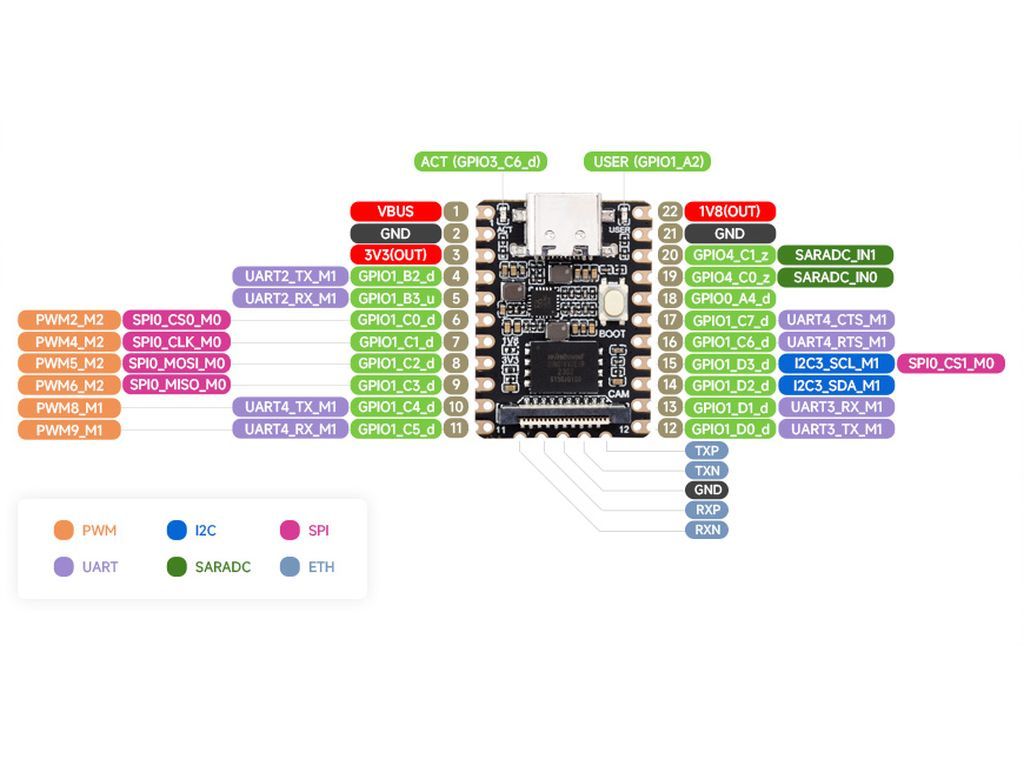
//> input picture Luckfox/CTRL-LUCKFOX-PICO-MINI-B-RV1103_2.jpg, 1024 x 768 px
$ ./1 ../Luckfox/CTRL-LUCKFOX-PICO-MINI-B-RV1103_2.jpg   (built with g++ and OpenCV 4)
//> lines starting //> are read from the running program, lines starting //| are printed output that depends on the picture
#include <iostream>
#include "opencv2/imgproc.hpp"
#include "opencv2/ximgproc.hpp"
#include "opencv2/imgcodecs.hpp"
#include "opencv2/highgui.hpp"
using namespace std;
using namespace cv;
using namespace cv::ximgproc;
int main(int argc, char** argv)
{
    string in;
    CommandLineParser parser(argc, argv, "{@input|corridor.jpg|input image}{help h||show help message}");
    if (parser.has("help"))
    {
        parser.printMessage();
        return 0;
    }
    in = samples::findFile(parser.get<string>("@input"));
    Mat image = imread(in, IMREAD_GRAYSCALE);
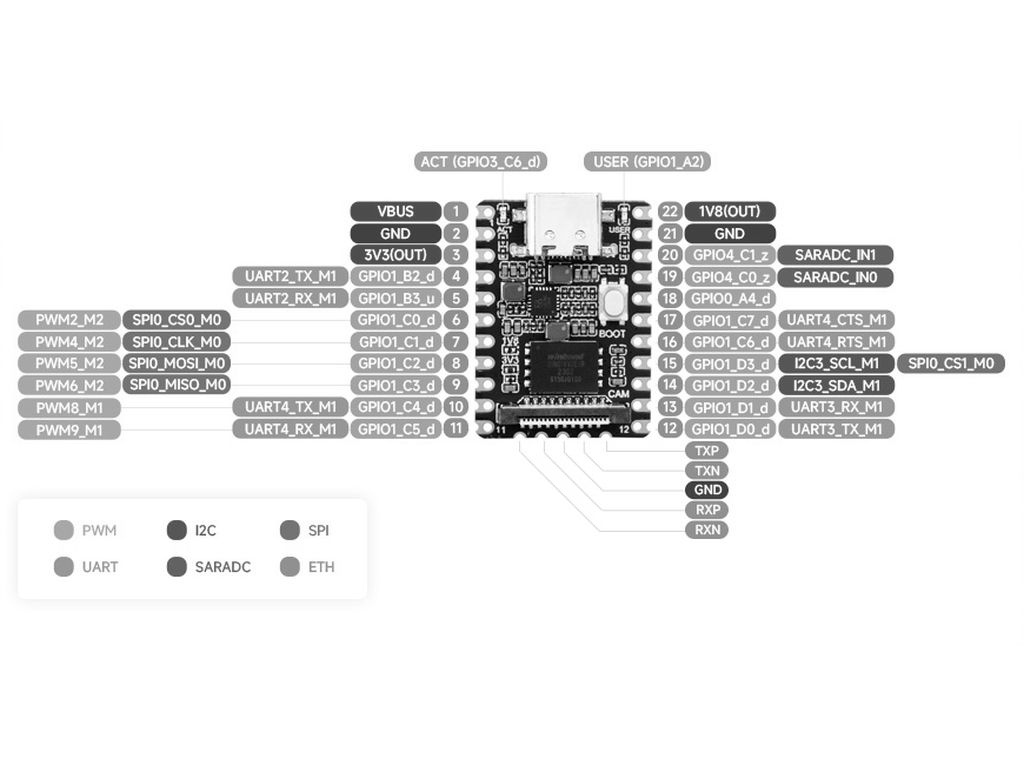
//> image: 768 rows x 1024 cols, CV_8UC1; min 0, max 255, mean 233.8
    if( image.empty() )
    {
        return -1;
    }
    // Create FLD detector
    // Param               Default value   Description
    // length_threshold    10            - Segments shorter than this will be discarded
    // distance_threshold  1.41421356    - A point placed from a hypothesis line
    //                                     segment farther than this will be
    //                                     regarded as an outlier
    // canny_th1           50            - First threshold for
    //                                     hysteresis procedure in Canny()
    // canny_th2           50            - Second threshold for
    //                                     hysteresis procedure in Canny()
    // canny_aperture_size 3            - Aperturesize for the sobel operator in Canny().
    //                                     If zero, Canny() is not applied and the input
    //                                     image is taken as an edge image.
    // do_merge            false         - If true, incremental merging of segments
    //                                     will be performed
    int length_threshold = 10;
    float distance_threshold = 1.41421356f;
    double canny_th1 = 50.0;
    double canny_th2 = 50.0;
    int canny_aperture_size = 3;
    bool do_merge = false;
    Ptr<FastLineDetector> fld = createFastLineDetector(length_threshold,
        distance_threshold, canny_th1, canny_th2, canny_aperture_size,
        do_merge);
    vector<Vec4f> lines;
    // Because of some CPU's power strategy, it seems that the first running of
    // an algorithm takes much longer. So here we run the algorithm 10 times
    // to see the algorithm's processing time with sufficiently warmed-up
    // CPU performance.
    for (int run_count = 0; run_count < 5; run_count++) {
        double freq = getTickFrequency();
        lines.clear();
        int64 start = getTickCount();
        // Detect the lines with FLD
        fld->detect(image, lines);
        double duration_ms = double(getTickCount() - start) * 1000 / freq;
        cout << "Elapsed time for FLD " << duration_ms << " ms." << endl;
    }
    // Show found lines with FLD
    Mat line_image_fld(image);
    fld->drawSegments(line_image_fld, lines);
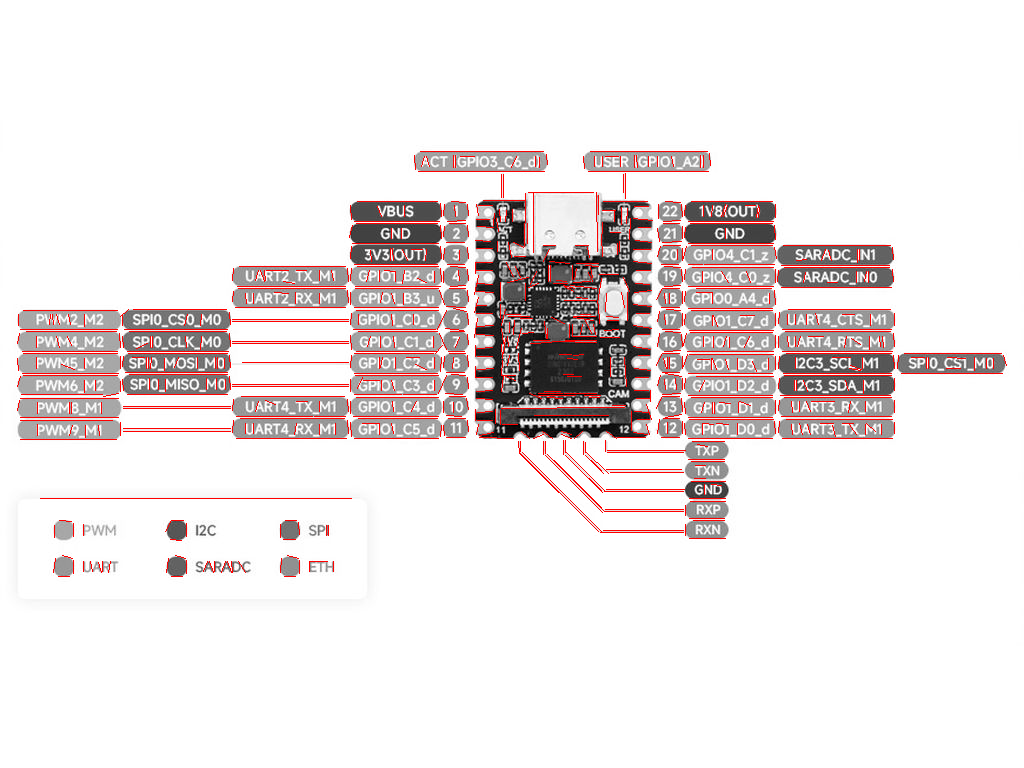
//> line_image_fld: 768 rows x 1024 cols, CV_8UC3; mean B, G, R 228.7, 228.7, 235.7
    imshow("FLD result", line_image_fld);
    waitKey(1);
    Ptr<EdgeDrawing> ed = createEdgeDrawing();
    ed->params.EdgeDetectionOperator = EdgeDrawing::SOBEL;
    ed->params.GradientThresholdValue = 38;
    ed->params.AnchorThresholdValue = 8;
    vector<Vec6d> ellipses;
    for (int run_count = 0; run_count < 5; run_count++) {
        double freq = getTickFrequency();
        lines.clear();
        int64 start = getTickCount();
        // Detect edges
        //you should call this before detectLines() and detectEllipses()
        ed->detectEdges(image);
        // Detect lines
        ed->detectLines(lines);
        double duration_ms = double(getTickCount() - start) * 1000 / freq;
        cout << "Elapsed time for EdgeDrawing detectLines " << duration_ms << " ms." << endl;
        start = getTickCount();
        // Detect circles and ellipses
        ed->detectEllipses(ellipses);
        duration_ms = double(getTickCount() - start) * 1000 / freq;
        cout << "Elapsed time for EdgeDrawing detectEllipses " << duration_ms << " ms." << endl;
    }
    Mat edge_image_ed = Mat::zeros(image.size(), CV_8UC3);
    vector<vector<Point> > segments = ed->getSegments();
    for (size_t i = 0; i < segments.size(); i++)
    {
        const Point* pts = &segments[i][0];
        int n = (int)segments[i].size();
        polylines(edge_image_ed, &pts, &n, 1, false, Scalar((rand() & 255), (rand() & 255), (rand() & 255)), 1);
    }
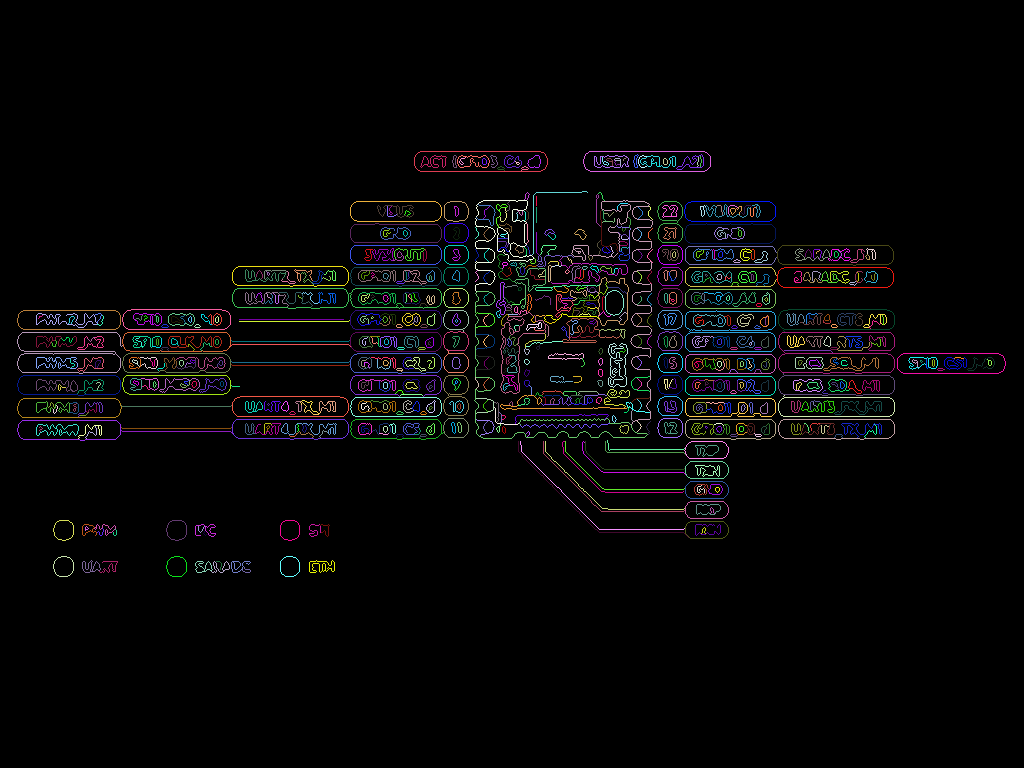
//> edge_image_ed: 768 rows x 1024 cols, CV_8UC3; mean B, G, R 6.6, 6, 6.5
    imshow("EdgeDrawing detected edges", edge_image_ed);
    Mat line_image_ed(image);
    fld->drawSegments(line_image_ed, lines);
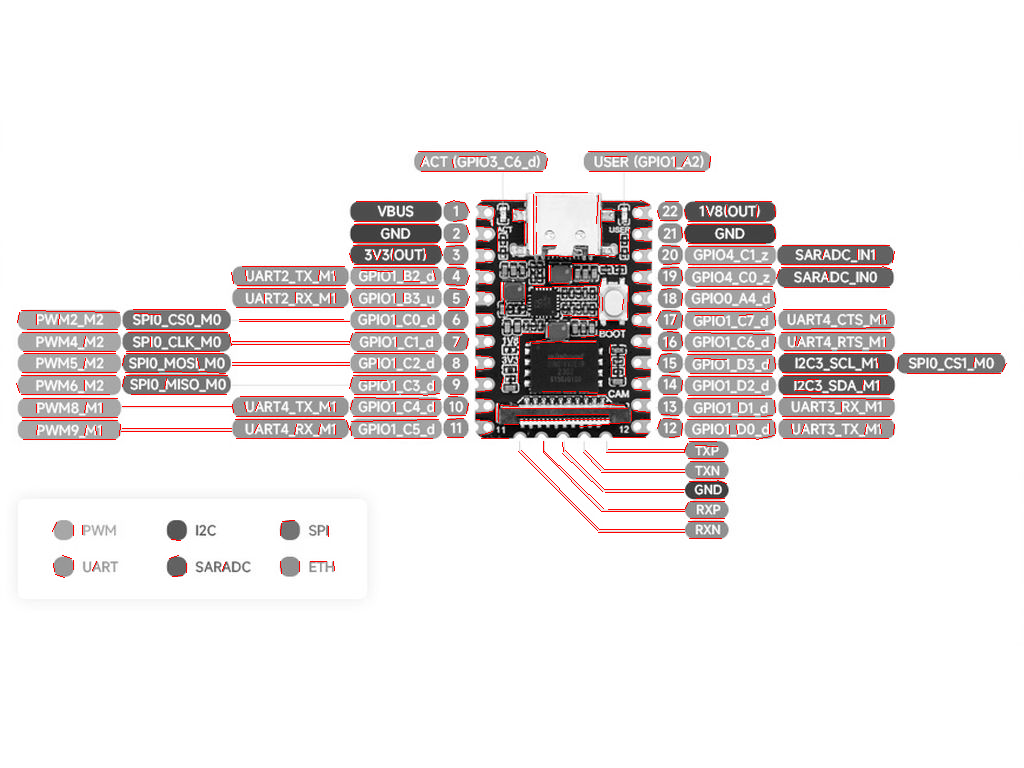
//> line_image_ed: 768 rows x 1024 cols, CV_8UC3; mean B, G, R 230.2, 230.2, 235.5
    // Draw circles and ellipses
    for (size_t i = 0; i < ellipses.size(); i++)
    {
        Point center((int)ellipses[i][0], (int)ellipses[i][1]);
        Size axes((int)ellipses[i][2] + (int)ellipses[i][3], (int)ellipses[i][2] + (int)ellipses[i][4]);
        double angle(ellipses[i][5]);
        Scalar color = ellipses[i][2] == 0 ? Scalar(255, 255, 0) : Scalar(0, 255, 0);
        ellipse(line_image_ed, center, axes, angle, 0, 360, color, 2, LINE_AA);
    }
    imshow("EdgeDrawing result", line_image_ed);
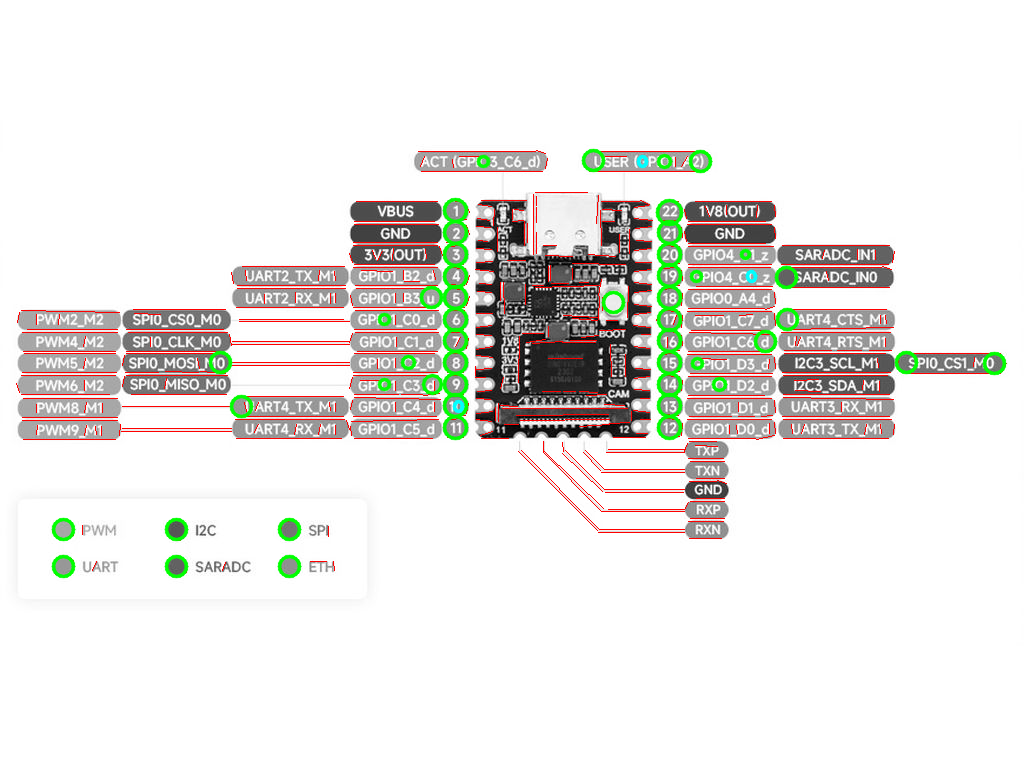
//> window 'EdgeDrawing result': 768 rows x 1024 cols, CV_8UC3; mean B, G, R 228.2, 231.4, 233.1
    waitKey();
    return 0;
}
